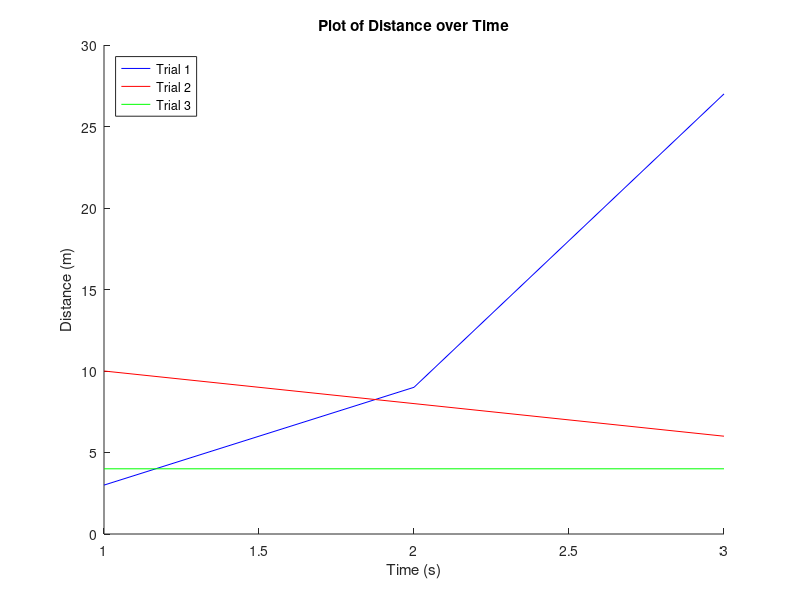

Write the MATLAB code that produced this figure.
clear all
X = [3 9 27]; % dependent vectors of interest
Y = [10 8 6];
Z = [4 4 4];
t = [1 2 3]; % independent vector
figure
hold on % allow all vectors to be plotted in same
% figure
plot(t, X, "blue", t, Y, "red", t, Z, "green")
title("Plot of Distance over Time") % title
ylabel("Distance (m)") % label for y axis
xlabel("Time (s)") % label for x axis
legend("Trial 1", "Trial 2", "Trial 3")
legend("Location","NorthWest") % move legend to upper left